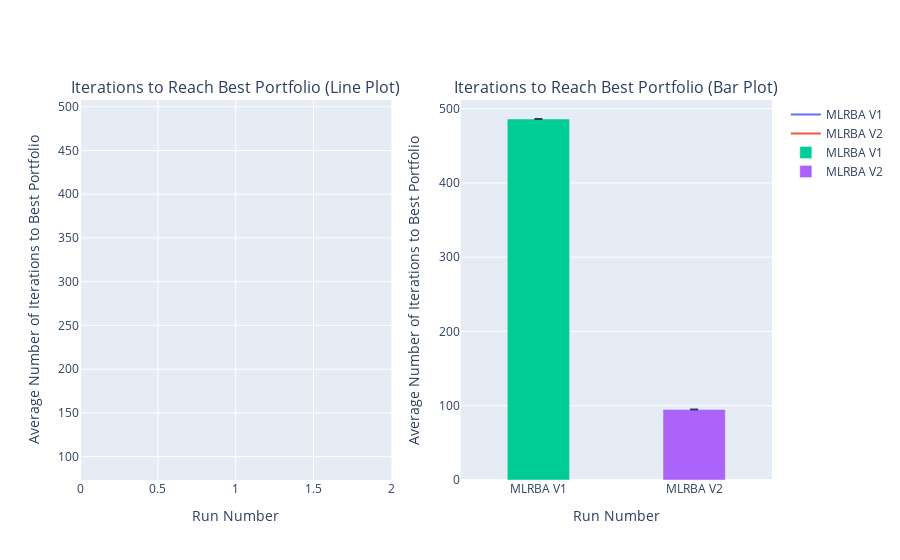

The notebook cell this image was saved under:
### Code cell
import plotly.graph_objects as go
from plotly.subplots import make_subplots

fig = make_subplots(
    rows=1, cols=2,
    subplot_titles=[
        "Iterations to Reach Best Portfolio (Line Plot)",
        "Iterations to Reach Best Portfolio (Bar Plot)"
    ],)

fig.add_trace(
    go.Scatter(x=list(range(1, num_runs + 1)), y=best_iterations_v1, mode='lines', name='MLRBA V1'),
    row=1, col=1
)
fig.add_trace(
    go.Scatter(x=list(range(1, num_runs + 1)), y=best_iterations_v2, mode='lines', name='MLRBA V2'),
    row=1, col=1
)
fig.update_xaxes(title_text='Run Number', row=1, col=1)
fig.update_yaxes(title_text='Average Number of Iterations to Best Portfolio', row=1, col=1)

fig.add_trace(
    go.Bar(x=['MLRBA V1'], y=[average_iteration_V1], name='MLRBA V1', width=0.4,
           error_y=dict(type='data', array=[std_dev_V1], visible=True)),
    row=1, col=2
)
fig.add_trace(
    go.Bar(x=['MLRBA V2'], y=[average_iteration_V2], name='MLRBA V2', width=0.4,
           error_y=dict(type='data', array=[std_dev_V2], visible=True)),
    row=1, col=2
)
fig.update_xaxes(title_text='Run Number', row=1, col=2)
fig.update_yaxes(title_text='Average Number of Iterations to Best Portfolio', row=1, col=2)

fig.show()

### Figure 1 — Plotly figure (JSON) as saved in the notebook; plotly's stock layout.template omitted (floating-point values rounded to 4 significant figures)
{"data": [{"mode": "lines", "name": "MLRBA V1", "type": "scatter", "x": [1], "xaxis": "x", "y": [486], "yaxis": "y"}, {"mode": "lines", "name": "MLRBA V2", "type": "scatter", "x": [1], "xaxis": "x", "y": [95], "yaxis": "y"}, {"error_y": {"array": [0], "type": "data", "visible": true}, "name": "MLRBA V1", "type": "bar", "width": 0.4, "x": ["MLRBA V1"], "xaxis": "x2", "y": [486], "yaxis": "y2"}, {"error_y": {"array": [0], "type": "data", "visible": true}, "name": "MLRBA V2", "type": "bar", "width": 0.4, "x": ["MLRBA V2"], "xaxis": "x2", "y": [95], "yaxis": "y2"}], "layout": {"annotations": [{"font": {"size": 16}, "showarrow": false, "text": "Iterations to Reach Best Portfolio (Line Plot)", "x": 0.225, "xanchor": "center", "xref": "paper", "y": 1, "yanchor": "bottom", "yref": "paper"}, {"font": {"size": 16}, "showarrow": false, "text": "Iterations to Reach Best Portfolio (Bar Plot)", "x": 0.775, "xanchor": "center", "xref": "paper", "y": 1, "yanchor": "bottom", "yref": "paper"}], "xaxis": {"anchor": "y", "domain": [0, 0.45], "title": {"text": "Run Number"}}, "xaxis2": {"anchor": "y2", "domain": [0.55, 1], "title": {"text": "Run Number"}}, "yaxis": {"anchor": "x", "domain": [0, 1], "title": {"text": "Average Number of Iterations to Best Portfolio"}}, "yaxis2": {"anchor": "x2", "domain": [0, 1], "title": {"text": "Average Number of Iterations to Best Portfolio"}}}}
